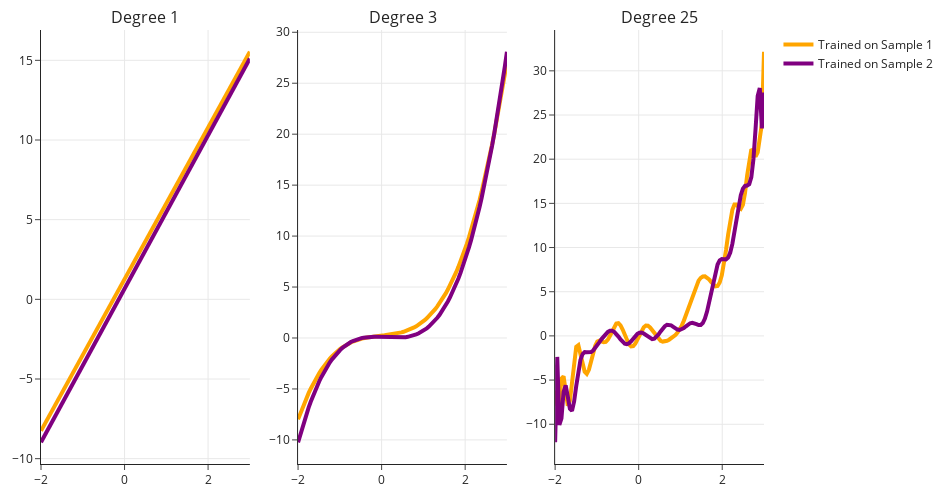

Notebook code for this chart:
### Markdown cell above
What if we fit a degree 1, degree 3, and degree 25 polynomial **on Sample 2** as well?

### Code cell
util.plot_multiple_models(sample_1, sample_2, degs=[1, 3, 25])
